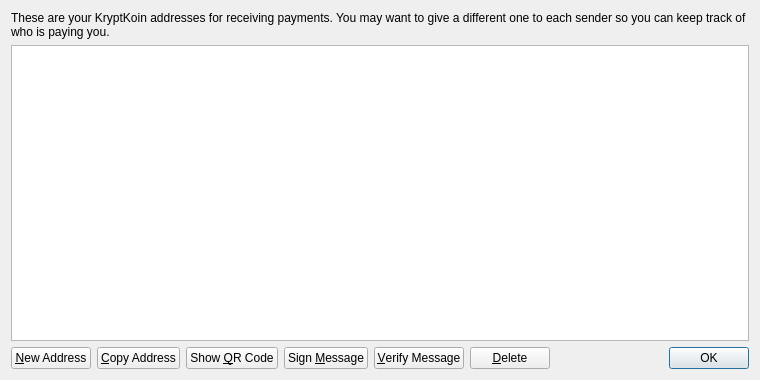
<?xml version="1.0" encoding="UTF-8"?>
<ui version="4.0">
 <class>AddressBookPage</class>
 <widget class="QWidget" name="AddressBookPage">
  <property name="geometry">
   <rect>
    <x>0</x>
    <y>0</y>
    <width>760</width>
    <height>380</height>
   </rect>
  </property>
  <property name="windowTitle">
   <string>Address Book</string>
  </property>
  <layout class="QVBoxLayout" name="verticalLayout">
   <item>
    <widget class="QLabel" name="labelExplanation">
     <property name="text">
      <string>These are your KryptKoin addresses for receiving payments. You may want to give a different one to each sender so you can keep track of who is paying you.</string>
     </property>
     <property name="textFormat">
      <enum>Qt::PlainText</enum>
     </property>
     <property name="wordWrap">
      <bool>true</bool>
     </property>
    </widget>
   </item>
   <item>
    <widget class="QTableView" name="tableView">
     <property name="contextMenuPolicy">
      <enum>Qt::CustomContextMenu</enum>
     </property>
     <property name="toolTip">
      <string>Double-click to edit address or label</string>
     </property>
     <property name="tabKeyNavigation">
      <bool>false</bool>
     </property>
     <property name="alternatingRowColors">
      <bool>true</bool>
     </property>
     <property name="selectionMode">
      <enum>QAbstractItemView::SingleSelection</enum>
     </property>
     <property name="selectionBehavior">
      <enum>QAbstractItemView::SelectRows</enum>
     </property>
     <property name="sortingEnabled">
      <bool>true</bool>
     </property>
     <attribute name="verticalHeaderVisible">
      <bool>false</bool>
     </attribute>
    </widget>
   </item>
   <item>
    <layout class="QHBoxLayout" name="horizontalLayout">
     <item>
      <widget class="QPushButton" name="newAddressButton">
       <property name="toolTip">
        <string>Create a new address</string>
       </property>
       <property name="text">
        <string>&amp;New Address</string>
       </property>
       <property name="icon">
        <iconset resource="../bitcoin.qrc">
         <normaloff>:/icons/add</normaloff>:/icons/add</iconset>
       </property>
      </widget>
     </item>
     <item>
      <widget class="QPushButton" name="copyToClipboard">
       <property name="toolTip">
        <string>Copy the currently selected address to the system clipboard</string>
       </property>
       <property name="text">
        <string>&amp;Copy Address</string>
       </property>
       <property name="icon">
        <iconset resource="../bitcoin.qrc">
         <normaloff>:/icons/editcopy</normaloff>:/icons/editcopy</iconset>
       </property>
      </widget>
     </item>
     <item>
      <widget class="QPushButton" name="showQRCode">
       <property name="text">
        <string>Show &amp;QR Code</string>
       </property>
       <property name="icon">
        <iconset resource="../bitcoin.qrc">
         <normaloff>:/icons/qrcode</normaloff>:/icons/qrcode</iconset>
       </property>
      </widget>
     </item>
     <item>
      <widget class="QPushButton" name="signMessage">
       <property name="toolTip">
        <string>Sign a message to prove you own a KryptKoin address</string>
       </property>
       <property name="text">
        <string>Sign &amp;Message</string>
       </property>
       <property name="icon">
        <iconset resource="../bitcoin.qrc">
         <normaloff>:/icons/edit</normaloff>:/icons/edit</iconset>
       </property>
      </widget>
     </item>
     <item>
      <widget class="QPushButton" name="verifyMessage">
       <property name="toolTip">
        <string>Verify a message to ensure it was signed with a specified KryptKoin address</string>
       </property>
       <property name="text">
        <string>&amp;Verify Message</string>
       </property>
       <property name="icon">
        <iconset resource="../bitcoin.qrc">
         <normaloff>:/icons/transaction_0</normaloff>:/icons/transaction_0</iconset>
       </property>
      </widget>
     </item>
     <item>
      <widget class="QPushButton" name="deleteButton">
       <property name="toolTip">
        <string>Delete the currently selected address from the list</string>
       </property>
       <property name="text">
        <string>&amp;Delete</string>
       </property>
       <property name="icon">
        <iconset resource="../bitcoin.qrc">
         <normaloff>:/icons/remove</normaloff>:/icons/remove</iconset>
       </property>
      </widget>
     </item>
     <item>
      <spacer name="horizontalSpacer">
       <property name="orientation">
        <enum>Qt::Horizontal</enum>
       </property>
       <property name="sizeHint" stdset="0">
        <size>
         <width>40</width>
         <height>20</height>
        </size>
       </property>
      </spacer>
     </item>
     <item>
      <widget class="QDialogButtonBox" name="buttonBox">
       <property name="sizePolicy">
        <sizepolicy hsizetype="Maximum" vsizetype="Fixed">
         <horstretch>0</horstretch>
         <verstretch>0</verstretch>
        </sizepolicy>
       </property>
       <property name="standardButtons">
        <set>QDialogButtonBox::Ok</set>
       </property>
      </widget>
     </item>
    </layout>
   </item>
  </layout>
 </widget>
 <resources>
  <include location="../bitcoin.qrc"/>
 </resources>
 <connections/>
</ui>
